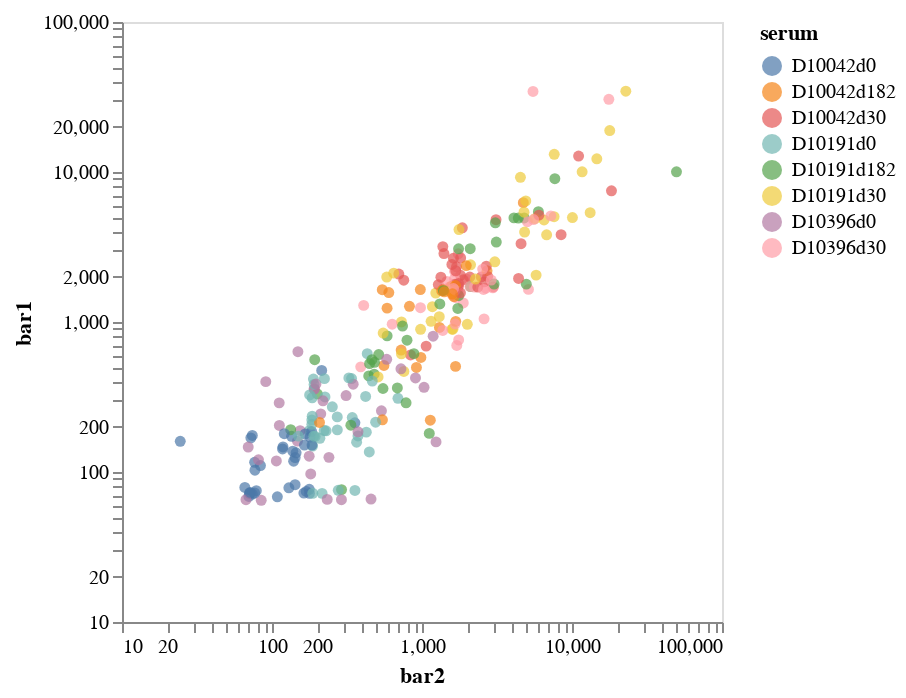

Notebook cell for this chart:
### Code cell
#Make a plot showing correlation in barcodes for all people on the same plate
alt.Chart(plate13_pivot).mark_point(filled=True).encode(
    alt.X(alt.repeat("column"), type='quantitative', scale=alt.Scale(type="log")),
    alt.Y(alt.repeat("row"), type='quantitative', scale=alt.Scale(type="log")),
    color='serum:N'
).properties(
    width=300,
    height=300
).repeat(
    row=['bar1'],
    column=['bar2']
).interactive().configure_axis(grid=False, domain=True)

### Figure 1 — Vega-Lite specification as saved in the notebook (floating-point values rounded to 4 significant figures; data arrays with more than 128 entries replaced by an {"elided": "..."} marker saying what was removed)
{"config": {"view": {"continuousWidth": 300, "continuousHeight": 300}, "axis": {"domain": true, "grid": false}}, "repeat": {"column": ["bar2"], "row": ["bar1"]}, "spec": {"data": {"name": "data-2d8dbf42ba1264174e58e019edb036da"}, "mark": {"type": "point", "filled": true}, "encoding": {"color": {"field": "serum", "type": "nominal"}, "x": {"field": {"repeat": "column"}, "scale": {"type": "log"}, "type": "quantitative"}, "y": {"field": {"repeat": "row"}, "scale": {"type": "log"}, "type": "quantitative"}}, "height": 300, "name": "view_1", "width": 300}, "params": [{"name": "param_1", "select": {"type": "interval", "encodings": ["x", "y"]}, "bind": "scales", "views": ["view_1_child__row_bar1column_bar2"]}], "$schema": "https://vega.github.io/schema/vega-lite/v5.16.3.json", "datasets": {"data-2d8dbf42ba1264174e58e019edb036da": {"elided": "288 records"}}}
